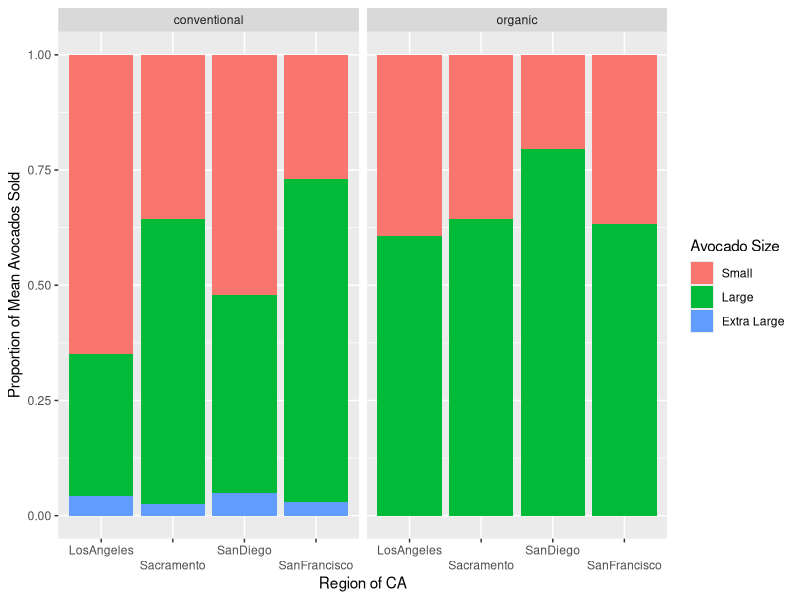

Reproduce this figure in R.
## ---- chunk 1
knitr::opts_chunk$set(fig.width = 12,
                      fig.height = 8,
                      fig.path = 'Figs/',
                      echo = TRUE,
                      warning = FALSE,
                      message = FALSE,
                      eval = TRUE,
                      include = TRUE)

library(tidyverse)

avocado <- read_csv(here::here("4-tidyr-joins", "Lab", "avocado.csv")) %>% 
  rename(
    Size_Small = `4046`,
    Size_Large = `4225`,
    Size_XL = `4770`
    )

cali <- tibble(region = c("LosAngeles", "SanDiego",
                          "Sacramento", "SanFrancisco")
               )

cali_avo <- avocado %>% 
  semi_join(cali, by = "region")
## ---- chunk 2
cali_avo %>% 
  group_by(region, type) %>%
  summarize_at(vars(Size_Small, Size_Large, Size_XL), funs(mean)) %>%
  pivot_longer(Size_Small:Size_XL, 
               names_to = "Size", 
               values_to = "Mean_Sold") %>%
  mutate(
    Size = factor(Size, 
                  levels = c("Size_Small", "Size_Large", "Size_XL"),
                  labels = c("Small", "Large", "Extra Large"))
  ) %>%
  ggplot(aes(x = region, y = Mean_Sold, fill = Size)) +
  geom_col(position = "fill") + 
  facet_wrap(~type) + 
  scale_x_discrete(guide = guide_axis(n.dodge = 2)) + 
  labs(x = "Region of CA", 
       y = "Proportion of Mean Avocados Sold", 
       fill = "Avocado Size")


